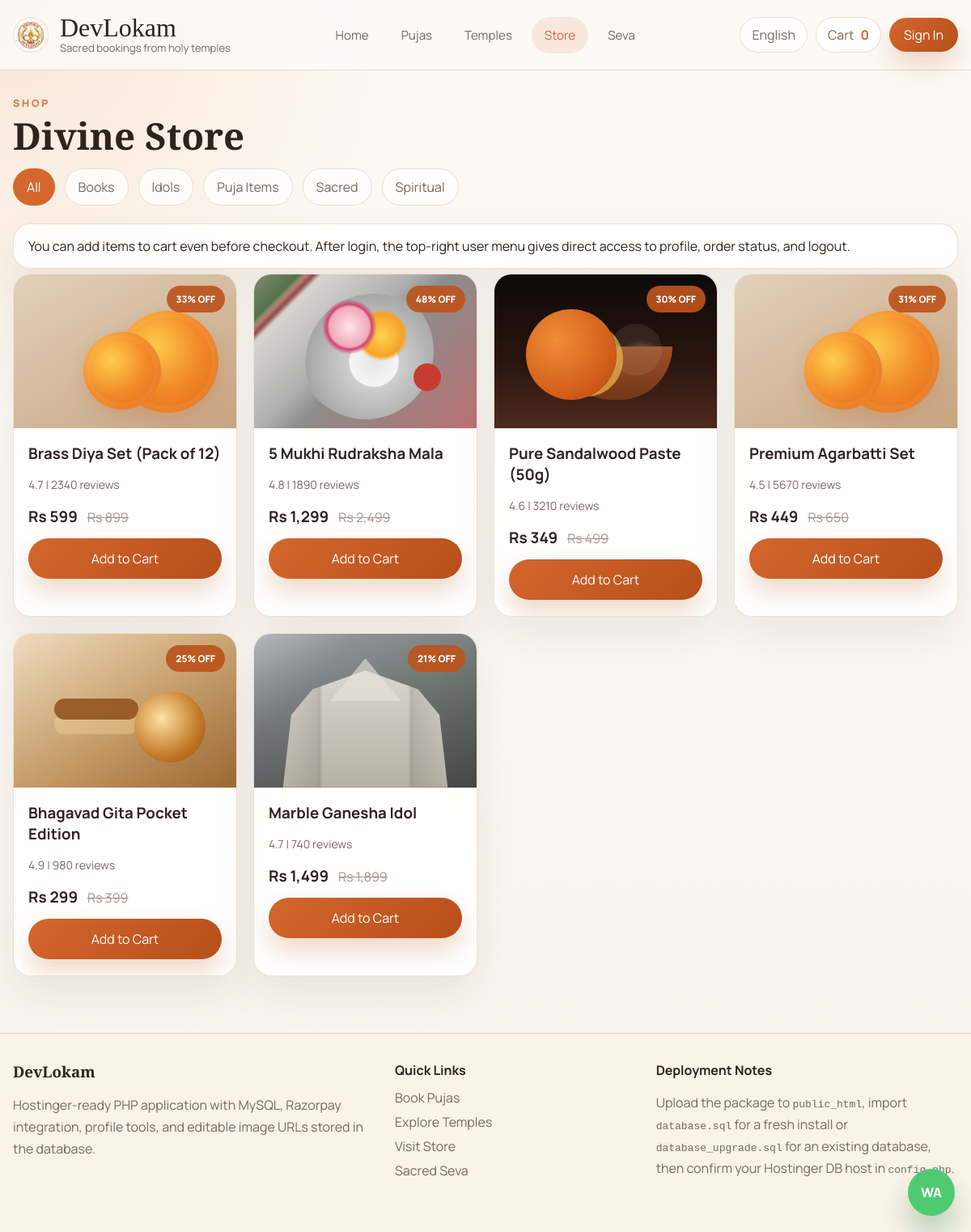
The app's page /store with its own data.
### tables this page shows
CREATE TABLE IF NOT EXISTS product_categories (
    id INT UNSIGNED AUTO_INCREMENT PRIMARY KEY,
    name VARCHAR(120) NOT NULL,
    slug VARCHAR(120) NOT NULL UNIQUE
);

CREATE TABLE IF NOT EXISTS products (
    id INT UNSIGNED AUTO_INCREMENT PRIMARY KEY,
    category_id INT UNSIGNED NOT NULL,
    name VARCHAR(180) NOT NULL,
    slug VARCHAR(180) NOT NULL UNIQUE,
    rating DECIMAL(3,1) NOT NULL DEFAULT 4.5,
    reviews_count INT NOT NULL DEFAULT 0,
    price DECIMAL(10,2) NOT NULL DEFAULT 0,
    original_price DECIMAL(10,2) NOT NULL DEFAULT 0,
    image_theme VARCHAR(80) NOT NULL DEFAULT 'theme-marigold',
    image_url VARCHAR(255) DEFAULT NULL,
    short_description VARCHAR(255) DEFAULT NULL,
    stock_qty INT NOT NULL DEFAULT 100,
    CONSTRAINT fk_products_category FOREIGN KEY (category_id) REFERENCES product_categories(id) ON DELETE CASCADE
);

### index.php (called while the page is built, shortened)
<?php
require __DIR__ . '/includes/bootstrap.php';
require __DIR__ . '/includes/views.php';
$route = app_route();
render_app($route);

### includes/bootstrap.php (called while the page is built, shortened)
<?php
function env_value(string $key, ?string $default = null): ?string
{
    $value = getenv($key);
    return $value === false ? $default : $value;
}
$configPath = __DIR__ . '/../config.php';
$sampleConfigPath = __DIR__ . '/../config.sample.php';
$appConfig = file_exists($configPath) ? require $configPath : require $sampleConfigPath;
function app_config(?string $key = null, mixed $default = null): mixed
{
    global $appConfig;
    return $appConfig[$key] ?? $default;
}
function app_url(string $path = ''): string
{
    $basePath = trim((string) app_config('base_path', ''), '/');
    $prefix = $basePath === '' ? '' : '/' . $basePath;
    $path = ltrim($path, '/');
    if ($path === '') {
        return $prefix === '' ? '/' : $prefix . '/';
    }
    return $prefix . '/' . $path;
}
function h(?string $value): string
{
    return htmlspecialchars((string) $value, ENT_QUOTES, 'UTF-8');
}
function money(float|int|string $value): string
{
    return 'Rs ' . number_format((float) $value, 0);
}
function db(): ?PDO
{
    static $pdo = false;
    if ($pdo !== false) {
        return $pdo;
    }
    $host = (string) app_config('db_host', '');
    $port = (string) app_config('db_port', '3306');
    $name = (string) app_config('db_name', '');
    $user = (string) app_config('db_user', '');
    $pass = (string) app_config('db_pass', '');
    try {
        $pdo = new PDO(
            "mysql:host={$host};port={$port};dbname={$name};charset=utf8mb4",
            $user,
            $pass,
            [
                PDO::ATTR_ERRMODE => PDO::ERRMODE_EXCEPTION,
                PDO::ATTR_DEFAULT_FETCH_MODE => PDO::FETCH_ASSOC,
            ]
        );
    } catch (Throwable $exception) {
        $pdo = null;
    }
    return $pdo;
}
function fetch_all(string $sql, array $params = []): array
{
    $pdo = db();
    $statement = $pdo->prepare($sql);
    $statement->execute($params);
    return $statement->fetchAll();
}
function store_categories(): array
{
    return fetch_all('SELECT * FROM product_categories ORDER BY name');
}
function all_products(array $filters = []): array
{
    $sql = 'SELECT p.*, c.name AS category_name, c.slug AS category_slug FROM products p LEFT JOIN product_categories c ON c.id = p.category_id WHERE 1 = 1';
    $params = [];
    $sql .= ' ORDER BY p.id';
    return fetch_all($sql, $params);
}

### config.php (called while the page is built, shortened)
<?php
return [
    'app_name' => 'DevLokam',
    'base_path' => env_value('APP_BASE_PATH', ''),
    'db_host' => env_value('DB_HOST', 'localhost'),
    'db_port' => env_value('DB_PORT', '3306'),
    'db_name' => env_value('DB_NAME', 'devlokam'),
    'db_user' => env_value('DB_USER', 'root'),
    'db_pass' => env_value('DB_PASS', ''),
];

### includes/views.php (the view, shortened to what this page needs)
<?php
function theme_class(?string $theme): string
{
    $allowed = [
        'theme-diya',
        'theme-marigold',
        'theme-plate',
        'theme-temple-stone',
        'theme-temple-gold',
        'theme-sandalwood',
    ];
    return in_array($theme, $allowed, true) ? $theme : 'theme-marigold';
}
function active_nav(string $key, string $current): string
{
    return $key === $current ? 'nav-link is-active' : 'nav-link';
}
function media_style(?string $imageUrl): string
{
    if (!$imageUrl) {
        return '';
    }
    return ' style="background-image:url(\'' . h($imageUrl) . '\')"';
}
function media_classes(string $baseClass, ?string $theme, ?string $imageUrl): string
{
    $classes = [$baseClass, theme_class($theme)];
    return implode(' ', $classes);
}
function render_app(array $route): void
{
    $page = $route['page'];
    $user = current_user();
    $cartCount = cart_count();
    ?>
    <!DOCTYPE html>
    <html lang="en">
    <head>
        <link rel="stylesheet" href="<?= h(app_url('assets/css/app.css')) ?>">
    </head>
    <body>
    <div class="page-shell">
        <?php render_header($page, $user, $cartCount); ?>
        <main class="container">
            <?php
            switch ($page) {
                case 'store':
                    render_store();
                    break;
            }
            ?>
        </main>
        <?php render_footer(); ?>
        <a class="whatsapp-float" href="https://wa.me/919999999999" target="_blank" rel="noreferrer">WA</a>
    </div>
    </body>
    </html>
    <?php
}
function render_header(string $page, ?array $user, int $cartCount): void
{
    ?>
    <header class="site-header">
        <div class="container header-inner">
            <a class="brand" href="<?= h(app_url()) ?>">
                <img src="<?= h(app_url('assets/logo.png')) ?>" alt="Devlokam logo">
                <div>
                    <span class="brand-title">DevLokam</span>
                    <span class="brand-tag">Sacred bookings from holy temples</span>
                </div>
            </a>
            <nav class="main-nav">
                <a class="<?= h(active_nav('home', $page)) ?>" href="<?= h(app_url()) ?>">Home</a>
                <a class="<?= h(active_nav('pujas', $page)) ?>" href="<?= h(app_url('pujas')) ?>">Pujas</a>
                <a class="<?= h(active_nav('temples', $page)) ?>" href="<?= h(app_url('temples')) ?>">Temples</a>
                <a class="<?= h(active_nav('store', $page)) ?>" href="<?= h(app_url('store')) ?>">Store</a>
                <a class="<?= h(active_nav('seva', $page)) ?>" href="<?= h(app_url('services')) ?>">Seva</a>
            </nav>
            <div class="header-actions">
                <span class="pill subtle-pill">English</span>
                <a class="cart-pill" href="<?= h(app_url('cart')) ?>">Cart <strong><?= $cartCount ?></strong></a>
                <?php if ($user): ?>
                    <details class="user-menu">
                        <summary class="user-trigger">
                            <span class="avatar-mini"><?= h(strtoupper(substr((string) $user['full_name'], 0, 1))) ?></span>
                            <span><?= h($user['full_name']) ?></span>
                        </summary>
                        <div class="user-menu-panel">
                            <a href="<?= h(app_url('profile')) ?>">Profile</a>
                            <a href="<?= h(app_url('order-status')) ?>">Order Status</a>
                            <form method="post" action="<?= h(app_url()) ?>" class="menu-form">
                                <input type="hidden" name="_token" value="<?= h(csrf_token()) ?>">
                                <input type="hidden" name="action" value="logout">
                                <input type="hidden" name="redirect" value="<?= h(app_url()) ?>">
                                <button type="submit">Log Out</button>
                            </form>
                        </div>
                    </details>
                <?php else: ?>
                    <a class="btn btn-primary small-btn" href="<?= h(app_url('signin')) ?>">Sign In</a>
                <?php endif; ?>
            </div>
        </div>
    </header>
    <?php
}
function render_footer(): void
{
    ?>
    <footer class="site-footer">
        <div class="container footer-grid">
            <div>
                <h3>DevLokam</h3>
                <p>Hostinger-ready PHP application with MySQL, Razorpay integration, profile tools, and editable image URLs stored in the database.</p>
            </div>
            <div>
                <h4>Quick Links</h4>
                <a href="<?= h(app_url('pujas')) ?>">Book Pujas</a>
                <a href="<?= h(app_url('temples')) ?>">Explore Temples</a>
                <a href="<?= h(app_url('store')) ?>">Visit Store</a>
                <a href="<?= h(app_url('services')) ?>">Sacred Seva</a>
            </div>
            <div>
                <h4>Deployment Notes</h4>
                <p>Upload the package to <code>public_html</code>, import <code>database.sql</code> for a fresh install or <code>database_upgrade.sql</code> for an existing database, then confirm your Hostinger DB host in <code>config.php</code>.</p>
            </div>
        </div>
    </footer>
    <?php
}
    ?>
    <?php
function render_store(): void
{
    $selectedCategory = is_string($_GET['category'] ?? null) ? $_GET['category'] : '';
    $categories = store_categories();
    $products = all_products(['category' => $selectedCategory]);
    ?>
    <section class="section-block compact-top">
        <span class="eyebrow">Shop</span>
        <h1 class="page-title left-title">Divine Store</h1>
        <div class="chip-row">
            <a class="<?= $selectedCategory === '' ? 'chip chip-active' : 'chip' ?>" href="<?= h(app_url('store')) ?>">All</a>
            <?php foreach ($categories as $category): ?>
                <a class="<?= $selectedCategory === $category['slug'] ? 'chip chip-active' : 'chip' ?>" href="<?= h(app_url('store?category=' . urlencode($category['slug']))) ?>"><?= h($category['name']) ?></a>
            <?php endforeach; ?>
        </div>
        <div class="sign-in-banner">
            <span>You can add items to cart even before checkout. After login, the top-right user menu gives direct access to profile, order status, and logout.</span>
        </div>
        <div class="card-grid four-col">
            <?php foreach ($products as $product): ?>
                <article class="card product-card">
                    <div class="<?= h(media_classes('card-media', $product['image_theme'] ?? null, $product['image_url'] ?? null)) ?>"<?= media_style($product['image_url'] ?? null) ?>>
                        <span class="discount-badge"><?= h((string) round((1 - ((float) $product['price'] / max((float) $product['original_price'], 1))) * 100)) ?>% OFF</span>
                    </div>
                    <div class="card-body">
                        <h3><?= h($product['name']) ?></h3>
                        <p class="meta-inline"><?= h(number_format((float) $product['rating'], 1)) ?> | <?= h((string) $product['reviews_count']) ?> reviews</p>
                        <div class="price-row">
                            <strong><?= h(money($product['price'])) ?></strong>
                            <span><?= h(money($product['original_price'])) ?></span>
                        </div>
                        <form method="post" action="<?= h(app_url()) ?>">
                            <button class="btn btn-primary full-width" type="submit">Add to Cart</button>
                        </form>
                    </div>
                </article>
            <?php endforeach; ?>
        </div>
    </section>
    <?php
}
    ?>

### records on screen
product_categories: name "Books"
product_categories: name "Idols"
product_categories: name "Puja Items"
product_categories: name "Sacred"
product_categories: name "Spiritual"
products: price+original_price "33", name "Brass Diya Set (Pack of 12)", rating "4.7", reviews_count "2340", price "Rs 599", original_price "Rs 899"
products: price+original_price "48", name "5 Mukhi Rudraksha Mala", rating "4.8", reviews_count "1890", price "Rs 1,299", original_price "Rs 2,499"
products: price+original_price "30", name "Pure Sandalwood Paste (50g)", rating "4.6", reviews_count "3210", price "Rs 349", original_price "Rs 499"
products: price+original_price "31", name "Premium Agarbatti Set", rating "4.5", reviews_count "5670", price "Rs 449", original_price "Rs 650"
products: price+original_price "25", name "Bhagavad Gita Pocket Edition", rating "4.9", reviews_count "980", price "Rs 299", original_price "Rs 399"
products: price+original_price "21", name "Marble Ganesha Idol", rating "4.7", reviews_count "740", price "Rs 1,499", original_price "Rs 1,899"

### other values on screen
$cartCount "0"
